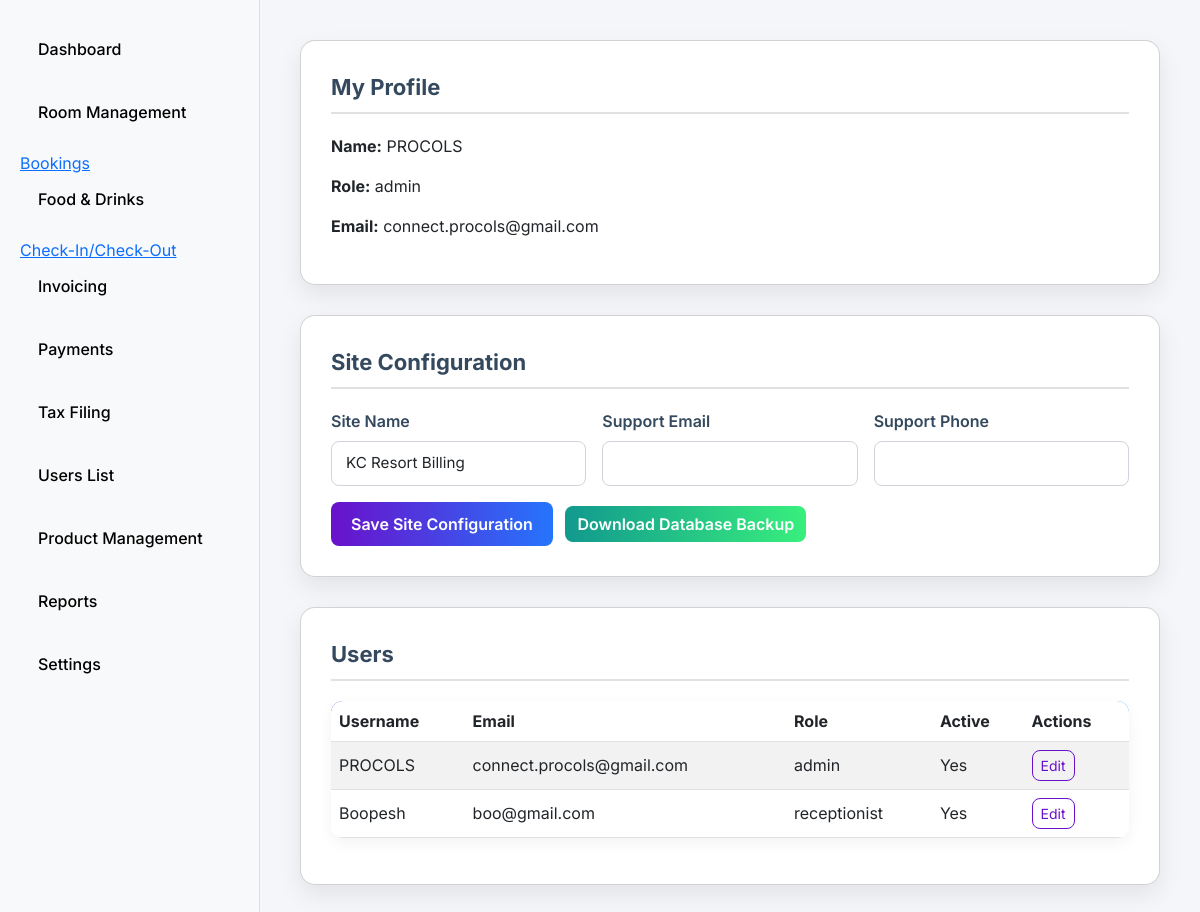
The app's page /setting/ (signed in) with its own data.
### accounts/models.py (models this page shows, shortened)
class User(AbstractUser):
    ROLE_ADMIN = 'admin'
    ROLE_SUBADMIN = 'subadmin'
    ROLE_RECEPTIONIST = 'receptionist'
    ROLE_CHOICES = [
        (ROLE_ADMIN, 'Admin'),
        (ROLE_SUBADMIN, 'Sub Admin'),
        (ROLE_RECEPTIONIST, 'Receptionist'),
    ]
    role = models.CharField(max_length=20, choices=ROLE_CHOICES, default=ROLE_RECEPTIONIST)
    objects = UserManager()
    def is_admin(self):
        return self.role == self.ROLE_ADMIN

### setting/models.py (models this page shows, shortened)
class SiteConfig(models.Model):
    site_name = models.CharField(max_length=200, default="KC Resort Billing")
    support_email = models.EmailField(blank=True, null=True)
    support_phone = models.CharField(max_length=50, blank=True, null=True)
    last_backup = models.DateTimeField(blank=True, null=True)
    class Meta:
        verbose_name = "Site Configuration"
        verbose_name_plural = "Site Configuration"

### setting/views.py (the view)
# urls.py: path('', views.index, name='index'),
@admins_only
def index(request):
    profile = request.user
    site_config, _ = SiteConfig.objects.get_or_create(id=1)
    users = User.objects.all() if _is_admin_or_subadmin(request.user) else None
    if request.method == "POST" and 'save_site_config' in request.POST:
        if not _is_admin_or_subadmin(request.user):
            messages.error(request, "You don't have permission to update site configuration.")
            return redirect('setting:index')
        form = SiteConfigForm(request.POST, instance=site_config)
        if form.is_valid():
            form.save()
            messages.success(request, "Site configuration updated.")
            return redirect('setting:index')
    else:
        form = SiteConfigForm(instance=site_config)
    context = {
        'profile': profile,
        'site_config': site_config,
        'form': form,
        'users': users,
    }
    return render(request, 'setting/index.html', context)

### setting/forms.py
class SiteConfigForm(forms.ModelForm):
    class Meta:
        model = SiteConfig
        fields = ['site_name', 'support_email', 'support_phone']
        widgets = {
            'site_name': forms.TextInput(attrs={'class':'form-control'}),
            'support_email': forms.EmailInput(attrs={'class':'form-control'}),
            'support_phone': forms.TextInput(attrs={'class':'form-control'}),
        }

### setting/views.py (called while the page is built)
def _is_admin_or_subadmin(user):
    return getattr(user, 'is_admin', lambda: False)() or getattr(user, 'is_subadmin', lambda: False)()

### setting/templates/setting/index.html (shortened to what this page needs)
<!DOCTYPE html>
<html lang="en">
<head>
  <link href="https://cdn.jsdelivr.net/npm/bootstrap@5.3.0/dist/css/bootstrap.min.css" rel="stylesheet">
</head>
<body>
<div class="sidebar">
  <ul>
    <li><a href="{% url 'core:dashboard' %}">Dashboard</a></li>
    <li><a href="{% url 'rooms:room_management' %}">Room Management</a></li>
    <lii class="active"><a href="{% url 'booking:booking_list' %}">Bookings</a></lii>
    <li><a href="{% url 'foods:food_entry' %}">Food & Drinks</a></li>
    <l><a href="{% url 'checkin_checkout:checkin_checkout' %}">Check-In/Check-Out</a></l>
    <li><a href="{% url 'invoices:invoice_list' %}">Invoicing</a></li>
    <li><a href="{% url 'transaction:payment_list' %}">Payments</a></li>
    <li><a href="{% url 'tax_filling:tax_filling' %}">Tax Filing</a></li>
    <li><a href="{% url 'accounts:create-receptionist' %}">Users List</a></li>
    <li><a href="{% url 'products:product_list' %}">Product Management</a></li>
    {% if request.user.is_admin or request.user.is_subadmin %}
        <li><a href="{% url 'reports:dashboard' %}">Reports</a></li>
        <li><a href="{% url 'settings:dashboard' %}">Settings</a></li>
    {% endif %}
  </ul>
</div>
  <div class="main-content container-fluid">
    <div class="card">
      <div class="card-body">
        <div class="section-title">My Profile</div>
        <p><strong>Name:</strong> {{ request.user.get_full_name|default:request.user.username }}</p>
        <p><strong>Role:</strong> {{ request.user.role }}</p>
        <p><strong>Email:</strong> {{ request.user.email }}</p>
      </div>
    </div>
    <div class="card">
      <div class="card-body">
        <div class="section-title">Site Configuration</div>
        <form method="post" class="row g-3">
          <div class="col-md-4">
            <label class="form-label">Site Name</label>
            {{ form.site_name }}
          </div>
          <div class="col-md-4">
            <label class="form-label">Support Email</label>
            {{ form.support_email }}
          </div>
          <div class="col-md-4">
            <label class="form-label">Support Phone</label>
            {{ form.support_phone }}
          </div>
          <div class="col-12 mt-3">
            {% if request.user.is_authenticated %}
              {% if request.user.is_admin or request.user.is_subadmin %}
                <button name="save_site_config" type="submit" class="btn btn-primary">Save Site Configuration</button>
                <a href="{% url 'setting:download_db' %}" class="btn btn-success ms-2">Download Database Backup</a>
              {% else %}
                <button type="button" class="btn btn-secondary" disabled>Admin Only</button>
              {% endif %}
            {% else %}
              <button type="button" class="btn btn-secondary" disabled>Login Required</button>
            {% endif %}
          </div>
        </form>
      </div>
    </div>
    {% if users %}
    <div class="card">
      <div class="card-body">
        <div class="section-title">Users</div>
        <table class="table table-hover table-striped">
          <thead>
            <tr>
              <th>Username</th>
              <th>Email</th>
              <th>Role</th>
              <th>Active</th>
              <th>Actions</th>
            </tr>
          </thead>
          <tbody>
            {% for u in users %}
            <tr>
              <td>{{ u.username }}</td>
              <td>{{ u.email }}</td>
              <td>{{ u.role }}</td>
              <td>{% if u.is_active %}Yes{% else %}No{% endif %}</td>
              <td>
                <a href="{% url 'setting:user_edit' u.pk %}" class="btn btn-sm btn-outline-primary">Edit</a>
              </td>
            </tr>
            {% endfor %}
          </tbody>
        </table>
      </div>
    </div>
    {% endif %}
  </div>
</body>
</html>

### setting/templates/setting/index.html (style rules this page uses)
body { display: flex; min-height: 100vh; font-family: 'Inter', sans-serif; background: #f5f6fa; color: #2c3e50; }
.sidebar { width: 260px; background: #f8f9fa; padding: 25px 20px; border-right: 1px solid #ddd; display: flex; flex-direction: column; }
.sidebar ul { list-style: none; padding: 0; margin: 0; }
.sidebar ul li { margin-bottom: 15px; }
.sidebar ul li a { display: block; padding: 12px 18px; color: #000; text-decoration: none; border-radius: 8px; font-weight: 500; transition: all 0.3s ease; }
.main-content { flex: 1; padding: 40px; background: #f5f6fa; }
.section-title { font-size: 22px; font-weight: 700; margin-bottom: 20px; border-bottom: 2px solid #e1e1e1; padding-bottom: 8px; color: #34495e; }
.card { border-radius: 15px; box-shadow: 0 10px 25px rgba(0,0,0,0.08); margin-bottom: 30px; background: #fff; transition: transform 0.3s ease, box-shadow 0.3s ease; }
.card-body { padding: 30px; }
.form-label { font-weight: 600; color: #34495e; }
.form-control { border-radius: 8px; padding: 10px 14px; font-size: 0.95rem; border: 1px solid #ced4da; transition: border-color 0.3s ease, box-shadow 0.3s ease; }
.btn-primary { background: linear-gradient(90deg, #6a11cb, #2575fc); border: none; border-radius: 8px; font-weight: 600; padding: 10px 20px; transition: all 0.3s ease; }
.btn-success { background: linear-gradient(90deg, #11998e, #38ef7d); border: none; border-radius: 8px; font-weight: 600; }
.btn-outline-primary { border-radius: 8px; border: 1px solid #6a11cb; color: #6a11cb; transition: all 0.3s ease; }
table { border-radius: 12px; overflow: hidden; box-shadow: 0 5px 15px rgba(0,0,0,0.05); }
table th, table td { vertical-align: middle !important; padding: 12px 15px; }
table thead { background: linear-gradient(90deg, #6a11cb, #2575fc); color: #fff; font-weight: 600; }

### records on screen
User: user.get_full_name "PROCOLS", user.role "admin", user.email "connect.procols@gmail.com", username "PROCOLS", email "connect.procols@gmail.com", role "admin", is_active "Yes"
SiteConfig: site_name "KC Resort Billing"
User: username "Boopesh", email "boo@gmail.com", role "receptionist", is_active "Yes"
